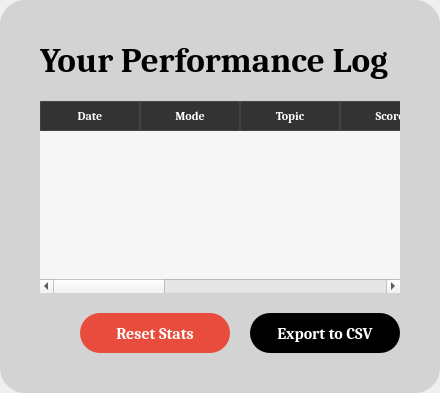
            <widget class="QWidget" name="tab_stats">
             <layout class="QVBoxLayout" name="verticalLayout_tab_stats"><property name="margin"><number>0</number></property>
              <item>
               <widget class="QFrame" name="content_frame_stats">
                <property name="styleSheet"><string notr="true">QFrame#content_frame_stats { background-color: rgba(184, 185, 187, 130); border-radius: 25px; }</string></property>
                <layout class="QVBoxLayout" name="verticalLayout_stats">
                 <property name="spacing"><number>20</number></property><property name="leftMargin"><number>40</number></property><property name="topMargin"><number>40</number></property><property name="rightMargin"><number>40</number></property><property name="bottomMargin"><number>40</number></property>
                 <item><widget class="QLabel" name="stats_title"><property name="font"><font><family>Cambria</family><pointsize>26</pointsize><bold>true</bold></font></property><property name="styleSheet"><string notr="true">color: black; background: transparent;</string></property><property name="text"><string>Your Performance Log</string></property></widget></item>
                 <item><widget class="QTableWidget" name="table_stats"><property name="styleSheet"><string notr="true">QTableWidget { background-color: rgba(255, 255, 255, 200); border-radius: 10px; font-family: Cambria; font-size: 14px; gridline-color: #cccccc; color: black; } QHeaderView::section { background-color: #333333; color: white; font-weight: bold; font-family: Cambria; padding: 5px; border: 1px solid #444444; }</string></property>
                  <column><property name="text"><string>Date</string></property></column>
                  <column><property name="text"><string>Mode</string></property></column>
                  <column><property name="text"><string>Topic</string></property></column>
                  <column><property name="text"><string>Score</string></property></column>
                  <column><property name="text"><string>Knowledge Gap</string></property></column>
                  <column><property name="text"><string>Guessing</string></property></column>
                  <column><property name="text"><string>Misread</string></property></column>
                  <column><property name="text"><string>Accident</string></property></column>
                  <!-- KOLOM BARU FULL REPORT -->
                  <column><property name="text"><string>Full Report</string></property></column>
                 </widget></item>
                 <item>
                  <layout class="QHBoxLayout" name="horizontalLayout_stats_buttons">
                   <item>
                    <spacer name="horizontalSpacer_stats_btn">
                     <property name="orientation"><enum>Qt::Orientation::Horizontal</enum></property>
                     <property name="sizeHint" stdset="0"><size><width>40</width><height>20</height></size></property>
                    </spacer>
                   </item>
                   <item>
                    <widget class="QPushButton" name="btn_reset_stats">
                     <property name="minimumSize"><size><width>150</width><height>40</height></size></property>
                     <property name="font"><font><family>Cambria</family><pointsize>12</pointsize><bold>true</bold></font></property>
                     <property name="styleSheet"><string notr="true">QPushButton { background-color: #e74c3c; color: white; border-radius: 20px; } QPushButton:hover { background-color: #c0392b; }</string></property>
                     <property name="text"><string>Reset Stats</string></property>
                    </widget>
                   </item>
                   <item>
                    <widget class="QPushButton" name="btn_export_stats">
                     <property name="minimumSize"><size><width>150</width><height>40</height></size></property>
                     <property name="font"><font><family>Cambria</family><pointsize>12</pointsize><bold>true</bold></font></property>
                     <property name="styleSheet"><string notr="true">QPushButton { background-color: black; color: white; border-radius: 20px; } QPushButton:hover { background-color: #333333; }</string></property>
                     <property name="text"><string>Export to CSV</string></property>
                    </widget>
                   </item>
                  </layout>
                 </item>
                </layout>
               </widget>
              </item>
             </layout>
            </widget>
